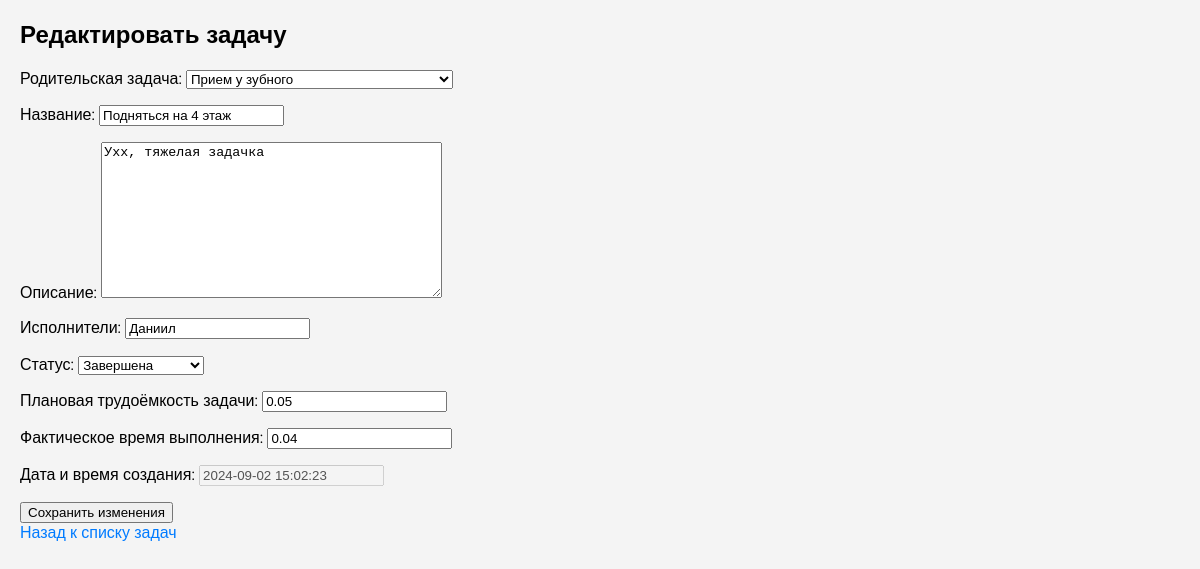
Page /tasks/23/edit/ on the committed database.
### tasks/models.py (models this page shows, shortened)
class Task(models.Model):
    STATUS_CHOICES = [
        ("assigned", "Назначена"),
        ("in_progress", "Выполняется"),
        ("paused", "Приостановлена"),
        ("completed", "Завершена"),
    ]
    name: str = models.CharField(max_length=255)  # Название
    description: str = models.TextField(blank=True)  # Описание
    performers: str = models.CharField(max_length=255, blank=True)  # Список исполнителей в виде строки
    created_at: timezone.datetime = models.DateTimeField(default=timezone.now)  # Дата и время создания
    status: str = models.CharField(max_length=50, choices=STATUS_CHOICES, default="assigned")  # Статус
    planned_effort: float = models.FloatField(default=0.0)  # Плановое время выполнения
    actual_effort: float = models.FloatField(default=0.0)  # Фактическое время
    completed_at: Optional[timezone.datetime] = models.DateTimeField(null=True, blank=True)  # Дата завершения (опционально)
    parent: Optional["Task"] = models.ForeignKey(
        "self", related_name="subtasks", on_delete=models.CASCADE, null=True, blank=True
    )  # Ссылка на родительскую задачу, если это подзадача
    @property
    def total_actual_effort(self) -> float:
        return self.calculate_efforts()['total_actual_effort']

### tasks/views.py (the view)
# urls.py: path('<int:pk>/edit/', TaskUpdateView.as_view(), name='edit_task'),
class TaskUpdateView(UpdateView):
    model = Task
    form_class = TaskForm
    template_name = 'tasks/edit_task.html'
    success_url = reverse_lazy('task_list')

### tasks/forms.py
class TaskForm(forms.ModelForm):
    class Meta:
        model = Task
        fields = ['parent', 'name', 'description', 'performers', 'status', 'planned_effort', 'actual_effort', 'created_at']
        labels = {
            'parent': 'Родительская задача',
            'name': 'Название',
            'description': 'Описание',
            'performers': 'Исполнители',
            'status': 'Статус',
            'planned_effort': 'Плановая трудоёмкость задачи',
            'actual_effort': 'Фактическое время выполнения',
            'created_at': 'Дата и время создания',
        }
    def __init__(self, *args, **kwargs):
        super().__init__(*args, **kwargs)
        self.fields['parent'].widget = forms.Select(
            choices=[(None, 'Нет родительской задачи')] + [(task.id, task.name) for task in Task.objects.all()]
        )
        self.fields['created_at'].disabled = True

### tasks/templates/tasks/edit_task.html (shortened to what this page needs)
{% extends "base.html" %}
{% block content %}
    <h2>Редактировать задачу</h2>
    <form method="post">
        {{ form.as_p }}
        <button type="submit">Сохранить изменения</button>
    </form>
    <a href="{% url 'task_list' %}">Назад к списку задач</a>
{% endblock %}

### static/styles.css (style rules this page uses)
body { font-family: 'Montserrat', sans-serif; margin: 20px; background-color: #f4f4f4; }
a { text-decoration: none; color: #007bff; font-family: 'Montserrat', sans-serif; }

### rows in the picture
Task: parent "Прием у зубного", description "Ухх, тяжелая задачка", performers "Даниил", status "Завершена", planned_effort "0.05", actual_effort "0.04", created_at "2024-09-02 15:02:23"
Task: name "Подняться на 4 этаж"
